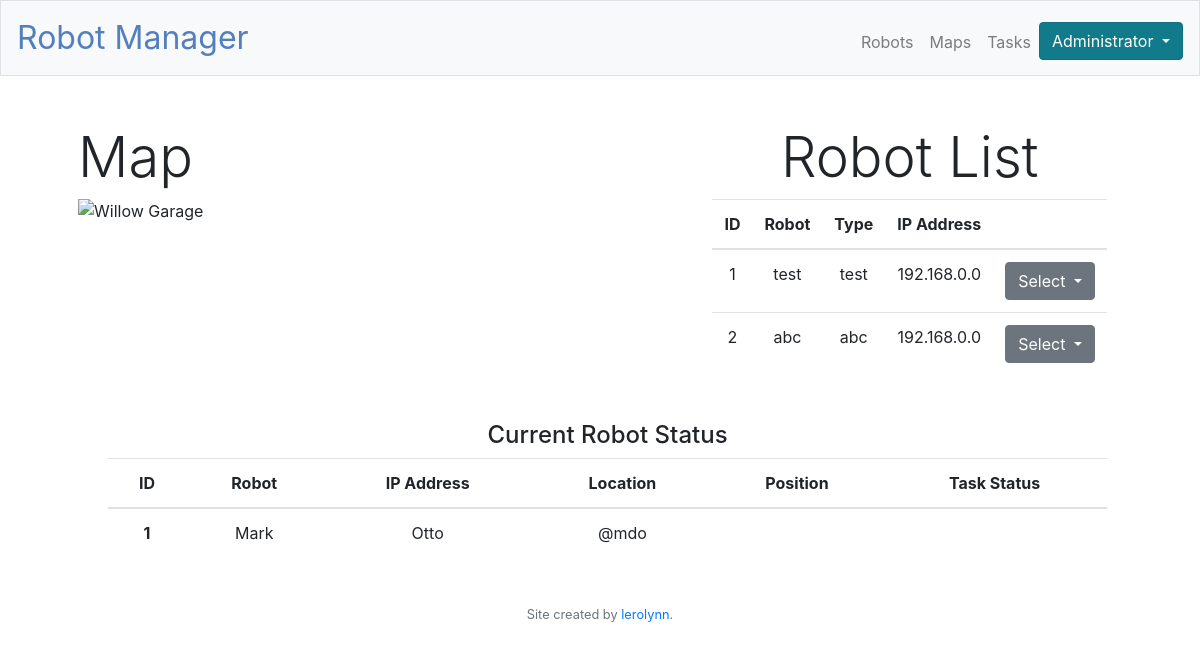
Page / (signed in) on the earlier database version.
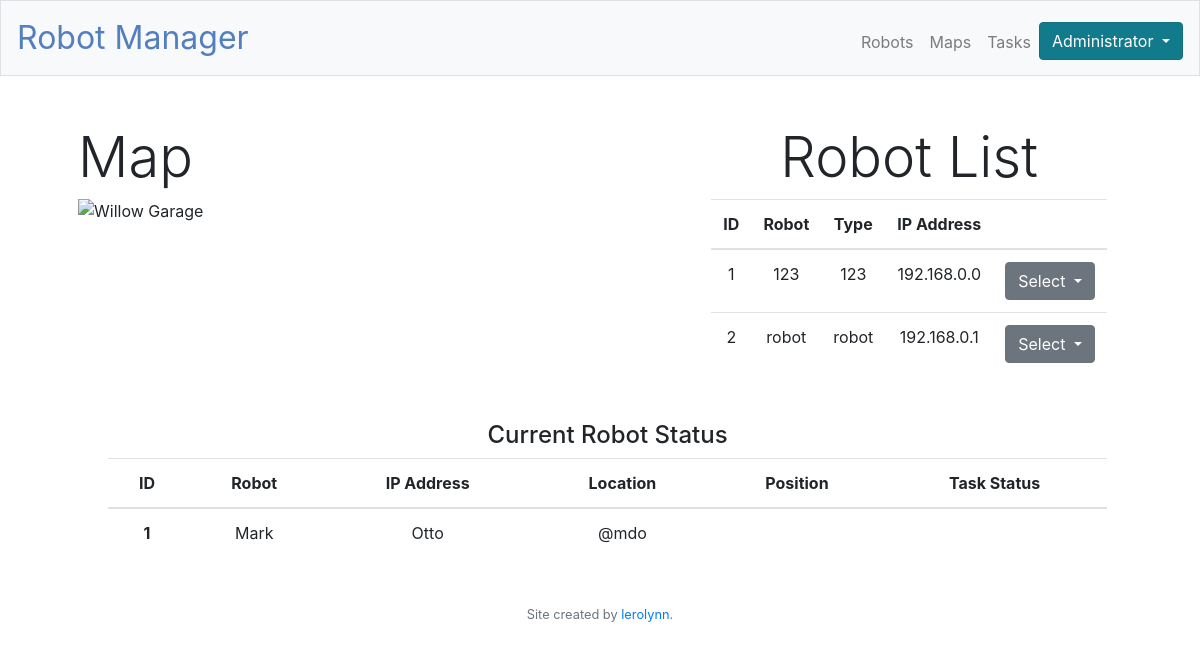
Same page on the later database version.
### tables this page shows
CREATE TABLE robots (
    id INTEGER PRIMARY KEY NOT NULL,
    user_id INTEGER,
    robot_name TEXT,
    robot_type TEXT,
    ip_address TEXT,
    FOREIGN KEY (user_id) REFERENCES users(id)
);

### app.py (the view)
@app.route("/")
def index():
    if not session:
        return redirect("/login")
    cur = conn.cursor()
    robots = cur.execute("SELECT * FROM robots WHERE user_id=?", (session["user_id"],))
    return render_template("index.html", robots=robots)

### app.py (called while the page is built)
@app.after_request
def after_request(response):
    response.headers["Cache-Control"] = "no-cache, no-store, must-revalidate"
    response.headers["Expires"] = 0
    response.headers["Pragma"] = "no-cache"
    return response

### templates/index.html (shortened to what this page needs)
{% extends "layout.html" %}
{% block main %}
    <main class="cash">
        <div class="container">
          <div class="row justify-content-between">
            <div class="col-sm-6">
                <div class="row">
                    <h1 class="display-4">Map</h1>
                </div>
                <div class="row">
                    <img src="static/willowgarage.jpg" alt="Willow Garage">
                </div>
            </div>
            <div class="col-md-auto">
                <h1 class="display-4">Robot List</h1>
                <table class="table table-hover">
                  <thead>
                    <tr>
                      <th scope="col">ID</th>
                      <th scope="col">Robot</th>
                      <th scope="col">Type</th>
                      <th scope="col">IP Address</th>
                      <th scope="col"></th>
                    </tr>
                  </thead>
                  <tbody>
                   {% for robot in robots %}
                      <tr>
                          <td>{{ robot.id }}</td>
                          <td>{{ robot.robot_name }}</td>
                          <td>{{ robot.robot_type }}</td>
                          <td>{{ robot.ip_address }}</td>
                          <td>
                            <div class="dropdown">
                              <button class="btn btn-secondary dropdown-toggle" type="button" id="dropdownMenuButton" data-toggle="dropdown" aria-haspopup="true" aria-expanded="false">
                                Select
                              </button>
                            </div>
                          </td>
                      </tr>
                    {% endfor %}
                  </tbody>
                </table>
            </div>
        </div>
        <div style="margin-top: 30px;">
          <div class="row ml-md-auto">
            <div class="col center">
                <h4 class="display-6">
                    Current Robot Status
                </h4>
                <table class="table table-hover" width="100%" ID="Table2" style="margin: 0px">
                  <thead>
                    <tr>
                      <th>ID</th>
                      <th>Robot</th>
                      <th>IP Address</th>
                      <th>Location</th>
                      <th>Position</th>
                      <th>Task Status</th>
                    </tr>
                  </thead>
                  <tbody>
                    <tr>
                      <th scope="row">1</th>
                      <td>Mark</td>
                      <td>Otto</td>
                      <td>@mdo</td>
                    </tr>
                  </tbody>
                </table>
            </div>
          </div>
    </main>
{% endblock %}

Differences in the rows shown:
changed robots id 1: robot_name "test" → "123"; robot_type "test" → "123"
changed robots id 2: robot_name "abc" → "robot"; robot_type "abc" → "robot"; ip_address "192.168.0.0" → "192.168.0.1"
